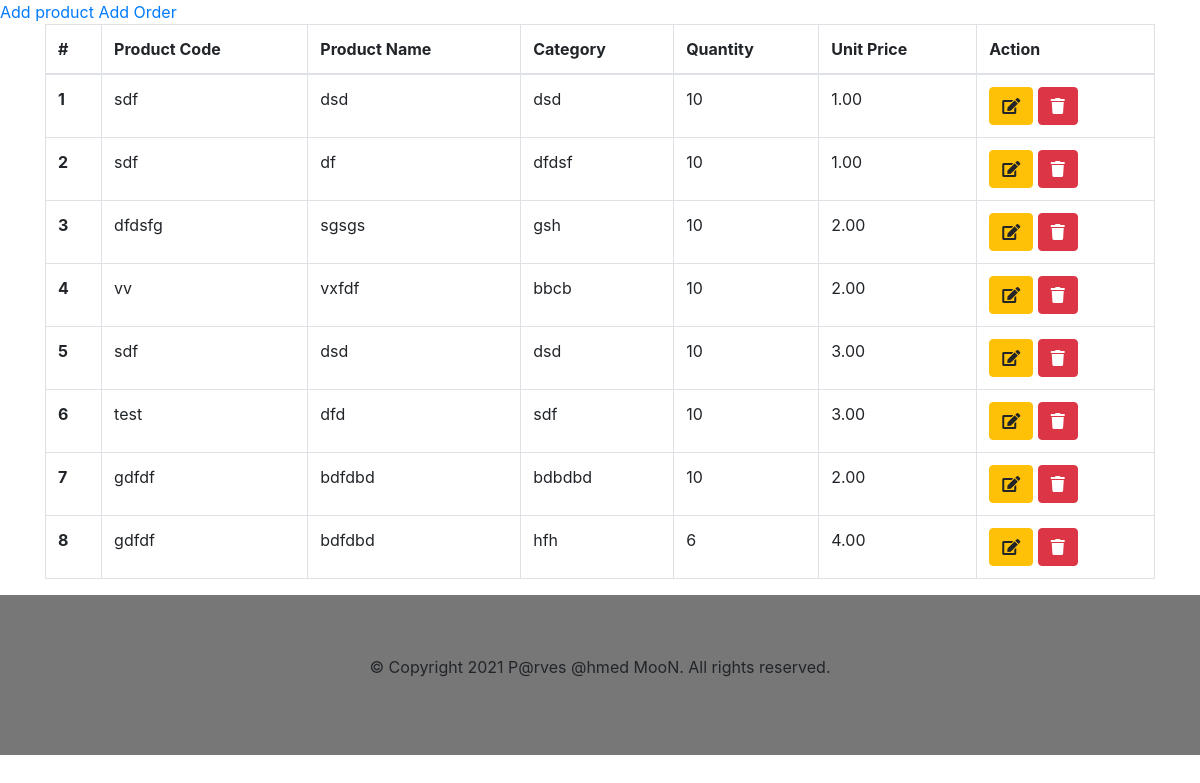
/product/product_list, run on an earlier commit of the app's database.
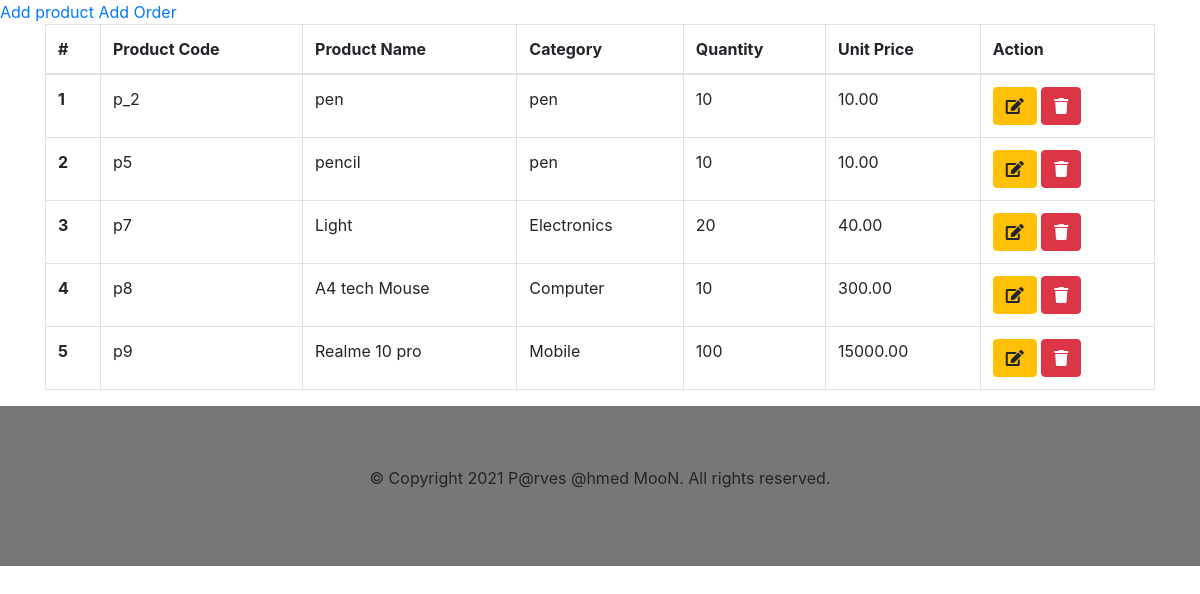
And on a later commit of the database.
### products/models.py (models this page shows)
class Product(models.Model):
    product_code = models.CharField(max_length=10, unique=True)
    product_name = models.CharField(max_length=100, unique=True)
    category = models.CharField(max_length=100)
    unit_price = models.DecimalField(decimal_places=2, max_digits=10)
    quantity = models.IntegerField(default=1)
    created_at = models.DateTimeField(auto_now_add=True)
    updated_at = models.DateTimeField(auto_now=True)

### products/views.py (the view)
# urls.py: path('product/product_list', views.product_list, name='product_list'),
def product_list(request):
    products = Product.objects.all()
    return render(request, 'product/product_list.html', {'products': products})

### templates/product/product_list.html (shortened to what this page needs)
{% extends 'base.html' %}
{% load crispy_forms_tags %}
{% block content %}
    <div class="container">
        <table class="table table-bordered" id="product_table">
            <thead>
            <tr>
                <th scope="col">#</th>
                <th scope="col">Product Code</th>
                <th scope="col">Product Name</th>
                <th scope="col">Category</th>
                <th scope="col">Quantity</th>
                <th scope="col">Unit Price</th>
                <th scope="col">Action</th>
            </tr>
            </thead>
            <tbody>
            {% for product in products %}
                <tr>
                    <th scope="row">{{ forloop.counter }}</th>
                    <td>{{ product.product_code }}</td>
                    <td>{{ product.product_name }}</td>
                    <td>{{ product.category }}</td>
                    <td>{{ product.quantity }}</td>
                    <td>{{ product.unit_price }}</td>
                    <td>
                        <a class="btn btn-warning edit" href="{% url 'product_update' product.id %}"><i class="fas fa-edit"></i></a>
                        <button class="btn btn-danger delete" delete_url="{% url 'product_delete' product.id %}"><i class="fas fa-trash"></i></button>
                    </td>
                </tr>
            {% endfor %}
            </tbody>
        </table>
    </div>
{% endblock content %}

### templates/base.html (shortened to what this page needs)
{% load static %}
<!DOCTYPE html>
<html lang="en">
<head>
    <link rel="stylesheet" href="https://maxcdn.bootstrapcdn.com/bootstrap/4.0.0/css/bootstrap.min.css">
    <link rel="stylesheet" href="https://pro.fontawesome.com/releases/v5.10.0/css/all.css"/>
</head>
<body>
<a href="{% url 'add_product' %}">Add product</a>
<a href="{% url 'add_order' %}">Add Order</a>
{% block content %}
{% endblock content %}
<footer style="background:#777; text-align: center; padding:5%; margin-top: 10px;">
    <p class="cp-text">
        © Copyright 2021 P@rves @hmed MooN. All rights reserved.
    </p>
</footer>
</body>
</html>

What changed in the data, as far as the page shows it:
removed Product: product_code "sdf", product_name "dsd", category "dsd", quantity "10", unit_price "1.00"
removed Product: product_code "dfdsfg", product_name "sgsgs", category "gsh", quantity "10", unit_price "2.00"
removed Product: product_code "sdf", product_name "dsd", category "dsd", quantity "10", unit_price "3.00"
removed Product: product_code "test", product_name "dfd", category "sdf", quantity "10", unit_price "3.00"
removed Product: product_code "gdfdf", product_name "bdfdbd", category "bdbdbd", quantity "10", unit_price "2.00"
removed Product: product_code "gdfdf", product_name "bdfdbd", category "hfh", quantity "6", unit_price "4.00"
changed Product (number 1 of 5 on the later page): product_code "sdf" → "p_2"; product_name "df" → "pen"; category "dfdsf" → "pen"; unit_price "1.00" → "10.00"
changed Product: product_code "vv" → "p5"; product_name "vxfdf" → "pencil"; category "bbcb" → "pen"; unit_price "2.00" → "10.00"
added Product: product_code "p7", product_name "Light", category "Electronics", quantity "20", unit_price "40.00"
added Product: product_code "p8", product_name "A4 tech Mouse", category "Computer", quantity "10", unit_price "300.00"
added Product: product_code "p9", product_name "Realme 10 pro", category "Mobile", quantity "100", unit_price "15000.00"
